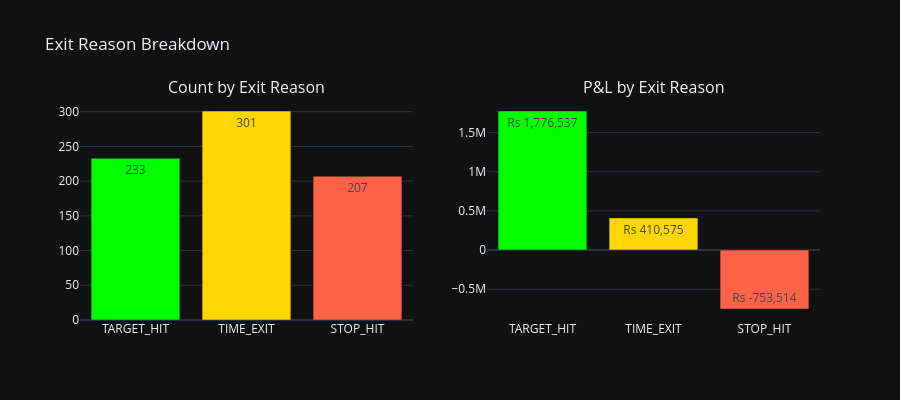

Notebook code for this chart:
### Markdown cell above
## 8. Exit Reason Analysis

### Code cell
exit_stats = df.groupby('exit_reason').agg(
    count=('pnl_rs','count'), total_pnl=('pnl_rs','sum'), avg_pnl=('pnl_rs','mean')
).reset_index().sort_values('total_pnl', ascending=False)
exit_colors = {'TARGET_HIT':'lime','TIME_EXIT':'gold','STOP_HIT':'tomato'}
colors = [exit_colors.get(r,'gray') for r in exit_stats['exit_reason']]
fig = make_subplots(rows=1, cols=2, subplot_titles=['Count by Exit Reason','P&L by Exit Reason'])
fig.add_trace(go.Bar(x=exit_stats['exit_reason'], y=exit_stats['count'],
    marker_color=colors, text=exit_stats['count'], textposition='auto'), row=1, col=1)
fig.add_trace(go.Bar(x=exit_stats['exit_reason'], y=exit_stats['total_pnl'],
    marker_color=colors,
    text=[f'Rs {v:,.0f}' for v in exit_stats['total_pnl']], textposition='auto'), row=1, col=2)
fig.update_layout(template='plotly_dark', height=400, title='Exit Reason Breakdown', showlegend=False)
fig.show()
te = df[df['exit_reason']=='TIME_EXIT']
if len(te):
    print(f'TIME_EXIT: {(te["pnl_rs"]>0).sum()} profitable | {(te["pnl_rs"]<=0).sum()} at loss')

### Figure 1 — Plotly figure (JSON) as saved in the notebook; plotly's stock layout.template omitted (floating-point values rounded to 4 significant figures)
{"data": [{"marker": {"color": ["lime", "gold", "tomato"]}, "text": [233.0, 301.0, 207.0], "textposition": "auto", "type": "bar", "x": ["TARGET_HIT", "TIME_EXIT", "STOP_HIT"], "xaxis": "x", "y": [233, 301, 207], "yaxis": "y"}, {"marker": {"color": ["lime", "gold", "tomato"]}, "text": ["Rs 1,776,537", "Rs 410,575", "Rs -753,514"], "textposition": "auto", "type": "bar", "x": ["TARGET_HIT", "TIME_EXIT", "STOP_HIT"], "xaxis": "x2", "y": [1777000.0, 410600.0, -753500.0], "yaxis": "y2"}], "layout": {"annotations": [{"font": {"size": 16}, "showarrow": false, "text": "Count by Exit Reason", "x": 0.225, "xanchor": "center", "xref": "paper", "y": 1, "yanchor": "bottom", "yref": "paper"}, {"font": {"size": 16}, "showarrow": false, "text": "P&L by Exit Reason", "x": 0.775, "xanchor": "center", "xref": "paper", "y": 1, "yanchor": "bottom", "yref": "paper"}], "height": 400, "showlegend": false, "title": {"text": "Exit Reason Breakdown"}, "xaxis": {"anchor": "y", "domain": [0, 0.45]}, "xaxis2": {"anchor": "y2", "domain": [0.55, 1]}, "yaxis": {"anchor": "x", "domain": [0, 1]}, "yaxis2": {"anchor": "x2", "domain": [0, 1]}}}
